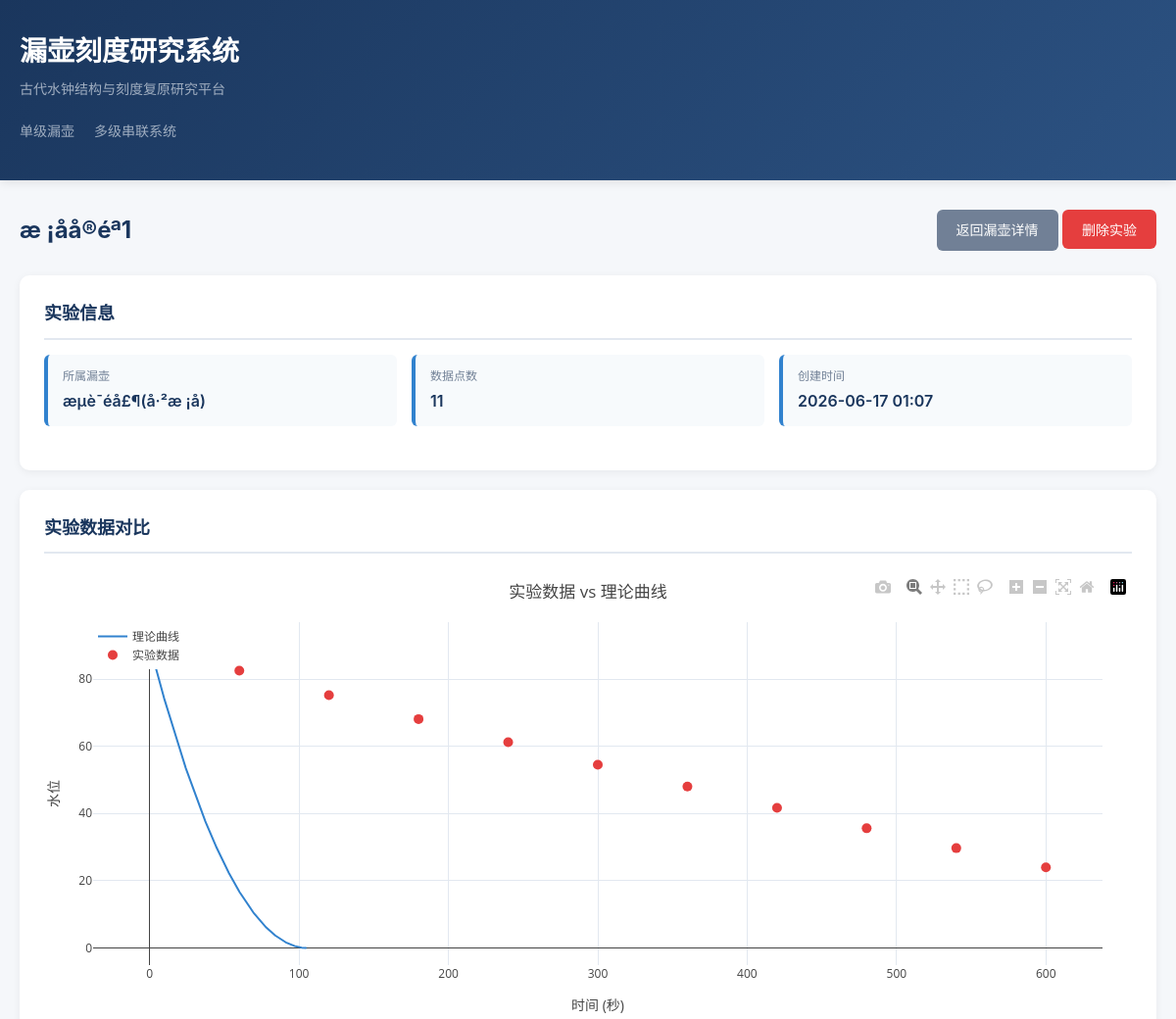
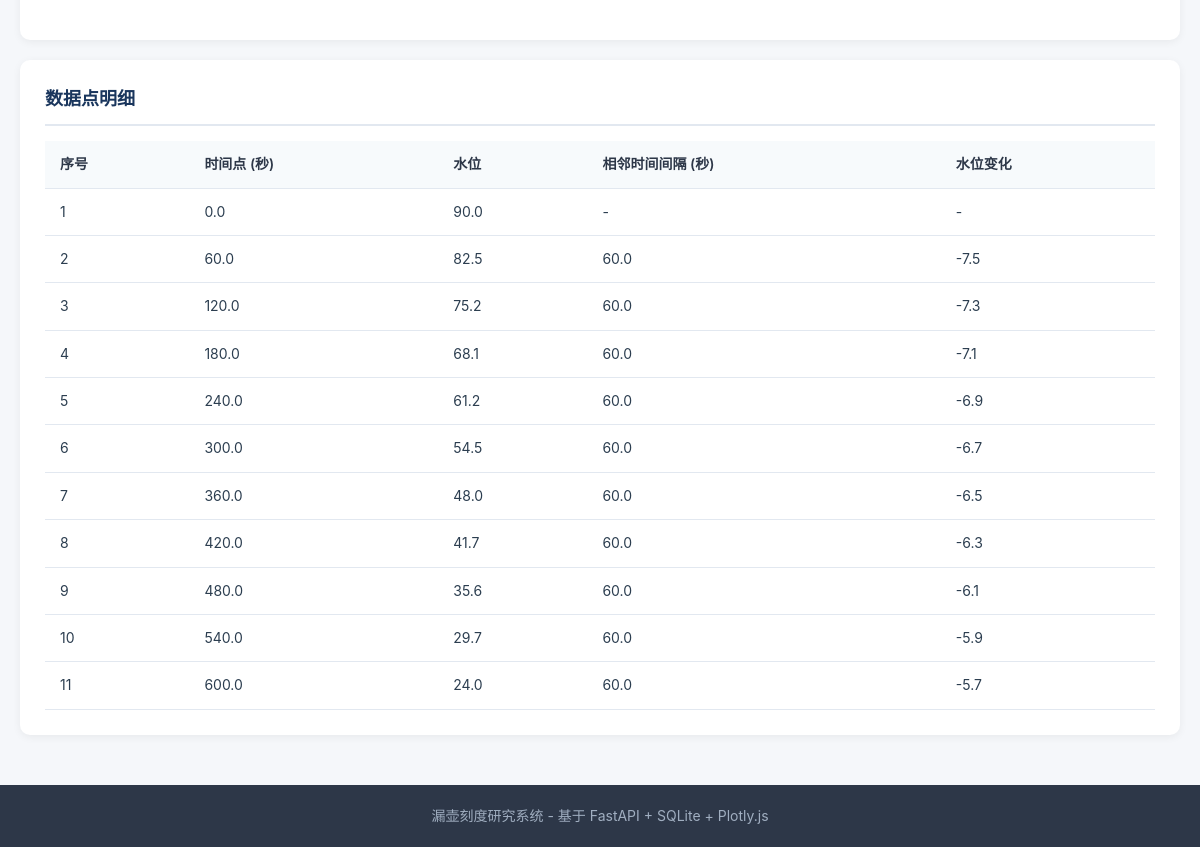
Screenshot of /containers/1/experiments/1 with the database file from the repository (2 pictures, top to bottom).
### app/models.py (models this page shows)
class Experiment(Base):
    __tablename__ = "experiments"
    id = Column(Integer, primary_key=True, index=True)
    container_id = Column(Integer, ForeignKey("containers.id"), nullable=False)
    name = Column(String(200), nullable=False)
    notes = Column(Text, nullable=True)
    created_at = Column(DateTime(timezone=True), server_default=func.now())
    container = relationship("Container", back_populates="experiments")
    data_points = relationship("ExperimentDataPoint", back_populates="experiment", cascade="all, delete-orphan", order_by="ExperimentDataPoint.time_point")
    calibration_records = relationship("CalibrationRecord", back_populates="experiment")

class Container(Base):
    __tablename__ = "containers"
    id = Column(Integer, primary_key=True, index=True)
    name = Column(String(200), nullable=False)
    shape = Column(String(50), nullable=False)
    capacity = Column(Float, nullable=False)
    orifice_diameter = Column(Float, nullable=False)
    initial_water_level = Column(Float, nullable=False)
    shape_params = Column(Text, nullable=True)
    description = Column(Text, nullable=True)
    created_at = Column(DateTime(timezone=True), server_default=func.now())
    updated_at = Column(DateTime(timezone=True), onupdate=func.now())
    experiments = relationship("Experiment", back_populates="container", cascade="all, delete-orphan")
    scale_schemes = relationship("ScaleScheme", back_populates="container", cascade="all, delete-orphan")
    calibration_records = relationship("CalibrationRecord", back_populates="container", cascade="all, delete-orphan")
    parameter_versions = relationship("ParameterVersion", back_populates="container", cascade="all, delete-orphan")

class ExperimentDataPoint(Base):
    __tablename__ = "experiment_data_points"
    id = Column(Integer, primary_key=True, index=True)
    experiment_id = Column(Integer, ForeignKey("experiments.id"), nullable=False)
    time_point = Column(Float, nullable=False)
    water_level = Column(Float, nullable=False)
    experiment = relationship("Experiment", back_populates="data_points")

### app/main.py (the view)
@app.get("/containers/{container_id}/experiments/{experiment_id}", response_class=HTMLResponse)
async def view_experiment(request: Request, container_id: int, experiment_id: int, db: Session = Depends(get_db)):
    container = db.query(models.Container).filter(models.Container.id == container_id).first()
    experiment = db.query(models.Experiment).filter(models.Experiment.id == experiment_id).first()
    if not container or not experiment:
        raise HTTPException(status_code=404, detail="资源不存在")
    return templates.TemplateResponse("experiment_detail.html", {
        "request": request, "container": container, "experiment": experiment
    })

### templates/experiment_detail.html (shortened to what this page needs)
{% extends "base.html" %}
{% block content %}
<div class="page-header">
    <h2>{{ experiment.name }}</h2>
    <div>
        <a href="/containers/{{ container.id }}" class="btn btn-secondary">返回漏壶详情</a>
        <form method="post" action="/experiments/{{ experiment.id }}/delete" class="inline-form" onsubmit="return confirm('确定要删除此实验吗？');">
            <button type="submit" class="btn btn-danger">删除实验</button>
        </form>
    </div>
</div>
<div class="card">
    <h3>实验信息</h3>
    <div class="info-grid">
        <div class="info-item">
            <div class="label">所属漏壶</div>
            <div class="value">{{ container.name }}</div>
        </div>
        <div class="info-item">
            <div class="label">数据点数</div>
            <div class="value">{{ experiment.data_points|length }}</div>
        </div>
        <div class="info-item">
            <div class="label">创建时间</div>
            <div class="value">{{ experiment.created_at.strftime('%Y-%m-%d %H:%M') }}</div>
        </div>
    </div>
</div>
<div class="card">
    <h3>实验数据对比</h3>
    <div id="experimentPlot" class="plot-container"></div>
</div>
<div class="card">
    <h3>数据点明细</h3>
    <table>
        <thead>
            <tr>
                <th>序号</th>
                <th>时间点 (秒)</th>
                <th>水位</th>
                <th>相邻时间间隔 (秒)</th>
                <th>水位变化</th>
            </tr>
        </thead>
        <tbody>
            {% for dp in experiment.data_points %}
            <tr>
                <td>{{ loop.index }}</td>
                <td>{{ dp.time_point }}</td>
                <td>{{ dp.water_level }}</td>
                <td>
                    {% if loop.index0 > 0 %}
                    {{ (dp.time_point - experiment.data_points[loop.index0-1].time_point)|round(2) }}
                    {% else %}
                    -
                    {% endif %}
                </td>
                <td>
                    {% if loop.index0 > 0 %}
                    {{ (dp.water_level - experiment.data_points[loop.index0-1].water_level)|round(4) }}
                    {% else %}
                    -
                    {% endif %}
                </td>
            </tr>
            {% endfor %}
        </tbody>
    </table>
</div>
{% endblock %}

### static/style.css (style rules this page uses)
* { margin: 0; padding: 0; box-sizing: border-box; }
body { font-family: -apple-system, BlinkMacSystemFont, "Segoe UI", "PingFang SC", "Hiragino Sans GB", "Microsoft YaHei", sans-serif; background: #f5f7fa; color: #2c3e50; line-height: 1.6; }
.page-header { display: flex; justify-content: space-between; align-items: center; margin-bottom: 25px; flex-wrap: wrap; gap: 15px; }
.page-header h2 { font-size: 24px; color: #1a365d; }
.btn { display: inline-block; padding: 10px 20px; border: none; border-radius: 6px; font-size: 14px; font-weight: 500; cursor: pointer; text-decoration: none; transition: all 0.2s; }
.btn-secondary { background: #718096; color: white; }
.btn-danger { background: #e53e3e; color: white; }
.card { background: white; border-radius: 10px; box-shadow: 0 2px 8px rgba(0, 0, 0, 0.06); padding: 25px; margin-bottom: 20px; }
.card h3 { font-size: 18px; color: #1a365d; margin-bottom: 15px; padding-bottom: 10px; border-bottom: 2px solid #e2e8f0; }
.info-grid { display: grid; grid-template-columns: repeat(auto-fit, minmax(200px, 1fr)); gap: 15px; margin-bottom: 20px; }
.info-item { background: #f7fafc; padding: 12px 15px; border-radius: 6px; border-left: 4px solid #3182ce; }
.info-item .label { font-size: 12px; color: #718096; margin-bottom: 4px; }
.info-item .value { font-size: 16px; font-weight: 600; color: #1a365d; }
table { width: 100%; border-collapse: collapse; font-size: 14px; }
table th, table td { padding: 12px 15px; text-align: left; border-bottom: 1px solid #e2e8f0; }
table th { background: #f7fafc; font-weight: 600; color: #2d3748; }
.plot-container { width: 100%; height: 450px; margin: 20px 0; }
.inline-form { display: inline; }

### rows the page displays
Experiment: name "æ ¡åå®éª1", created_at "2026-06-17 01:07"
Container: name "æµè¯éå£¶(å·²æ ¡å)"
ExperimentDataPoint: time_point "0.0", water_level "90.0"
ExperimentDataPoint: time_point "60.0", water_level "82.5", time_point.time_point "60.0", water_level.water_level "-7.5"
ExperimentDataPoint: time_point "120.0", water_level "75.2", time_point.time_point "60.0", water_level.water_level "-7.3"
ExperimentDataPoint: time_point "180.0", water_level "68.1", time_point.time_point "60.0", water_level.water_level "-7.1"
ExperimentDataPoint: time_point "240.0", water_level "61.2", time_point.time_point "60.0", water_level.water_level "-6.9"
ExperimentDataPoint: time_point "300.0", water_level "54.5", time_point.time_point "60.0", water_level.water_level "-6.7"
ExperimentDataPoint: time_point "360.0", water_level "48.0", time_point.time_point "60.0", water_level.water_level "-6.5"
ExperimentDataPoint: time_point "420.0", water_level "41.7", time_point.time_point "60.0", water_level.water_level "-6.3"
ExperimentDataPoint: time_point "480.0", water_level "35.6", time_point.time_point "60.0", water_level.water_level "-6.1"
ExperimentDataPoint: time_point "540.0", water_level "29.7", time_point.time_point "60.0", water_level.water_level "-5.9"
ExperimentDataPoint: time_point "600.0", water_level "24.0", time_point.time_point "60.0", water_level.water_level "-5.7"

### other values shown
{{ experiment.data_points|length }} "11"
